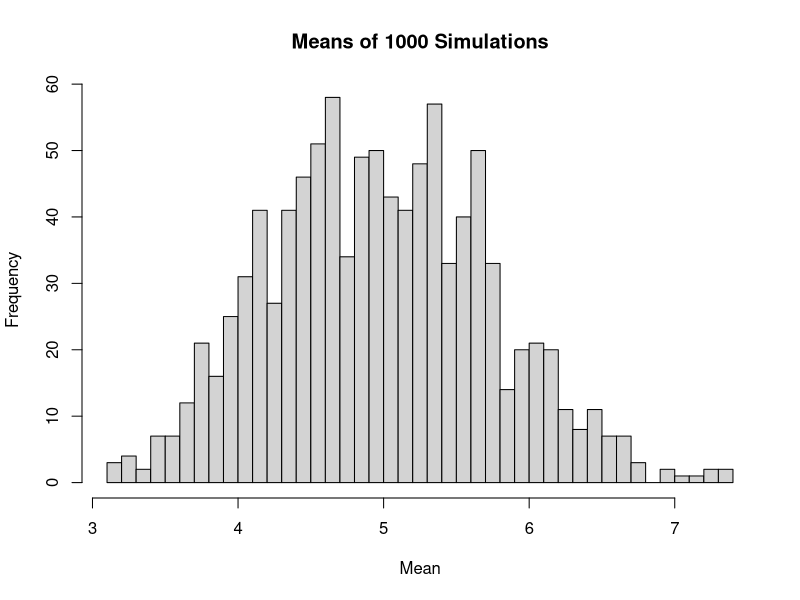
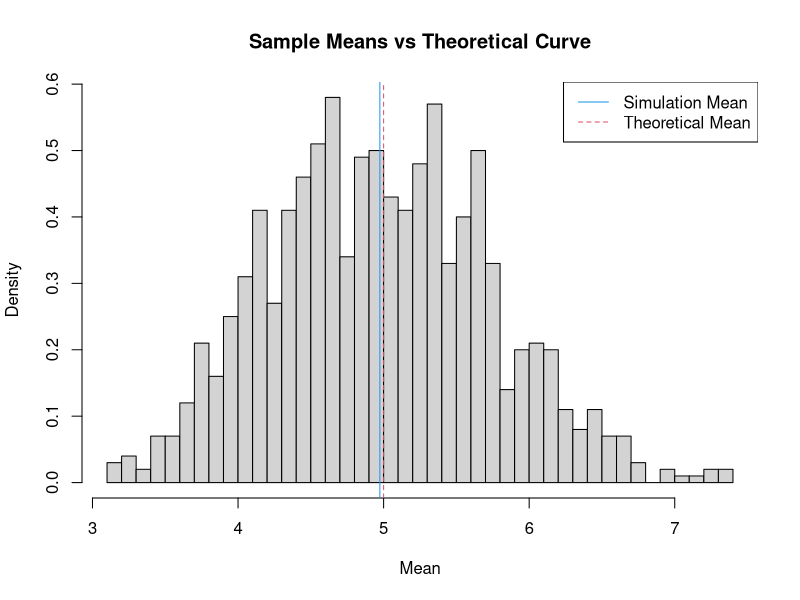
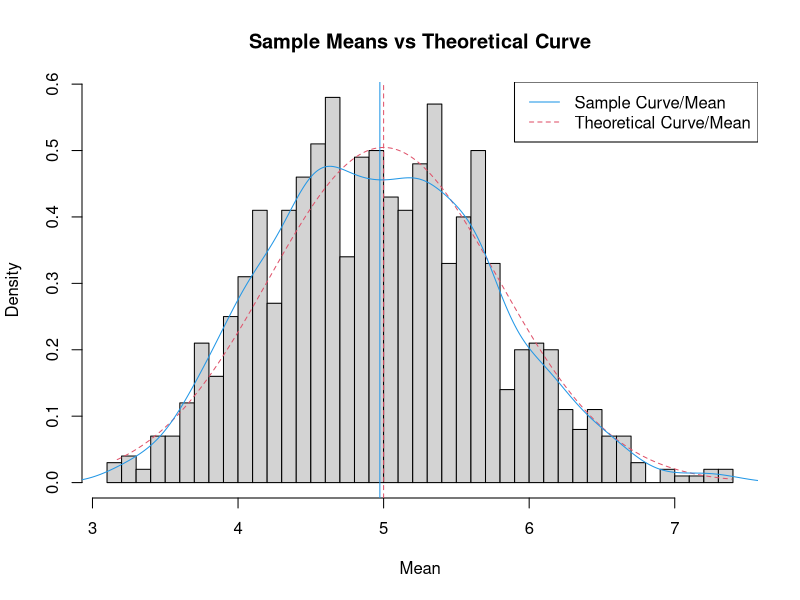
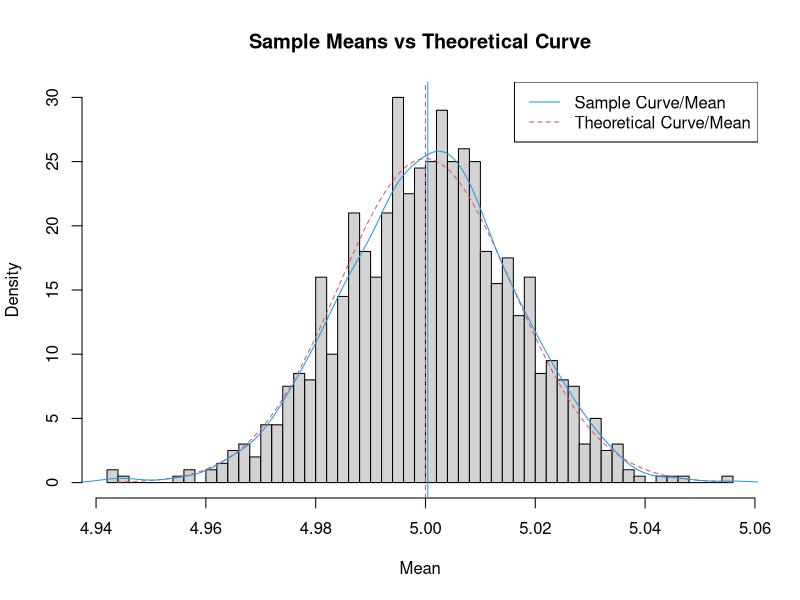

The R script that drew these images, in order:
## ---- chunk 1
knitr::opts_chunk$set(echo = TRUE)

set.seed(1234)
## ---- chunk 2
set.seed(1234)

n <- 40
nosim <- 1000
lambda <- .2

mns = NULL       

for (i in 1 : 1000) mns = c(mns,mean(rexp(n, lambda)))

df <- data.frame("mean" = mns)

hist(df$mean, main ="Means of 1000 Simulations", xlab = "Mean", breaks = 50)

## ---- chunk 3

samplemean <- mean(mns)
theoreticalmean <- 1/lambda


## ---- chunk 4

hist(df$mean,breaks = 50,prob = TRUE, main = "Sample Means vs Theoretical Curve",xlab = "Mean")

abline(v =samplemean,lty= 1, col = 4)
abline(v = theoreticalmean, lty= 2, col = 2)

legend('topright', c("Simulation Mean","Theoretical Mean"),lty = c(1,2),col = c(4,2))

## ---- chunk 5

samplevariance <- var(mns)
theoreticalvariance <- ((1/lambda)^2)/40

## ---- chunk 6

hist(df$mean,breaks = 50,prob = TRUE, main = "Sample Means vs Theoretical Curve",xlab = "Mean")
xnorm <- seq(min(df$mean), max(df$mean), length = 1000)
ynorm <- dnorm(xnorm, mean = theoreticalmean, sd = sqrt(theoreticalvariance))
abline(v =samplemean,lty= 1, col = 4)
abline(v = theoreticalmean, lty= 2, col = 2)
lines(xnorm,ynorm,lty= 2, col = 2)
lines(density(df$mean), col = 4)
legend('topright', c("Sample Curve/Mean","Theoretical Curve/Mean"),lty = c(1,2),col = c(4,2))
 
## ---- chunk 7
set.seed(1234)

n <- 100000
nosim <- 1000
lambda <- .2

mns = NULL       
for (i in 1 : 1000) mns = c(mns,mean(rexp(n, lambda)))
df <- data.frame("mean" = mns)



samplemean <- mean(mns)
theoreticalmean <- 1/lambda
samplevariance <- var(mns)
theoreticalvariance <- ((1/lambda)^2)/100000


hist(df$mean,breaks = 50,prob = TRUE, main = "Sample Means vs Theoretical Curve",xlab = "Mean")
xnorm <- seq(min(df$mean), max(df$mean), length = 1000)
ynorm <- dnorm(xnorm, mean = theoreticalmean, sd = sqrt(theoreticalvariance))
abline(v =samplemean,lty= 1, col = 4)
abline(v = theoreticalmean, lty= 2, col = 2)
lines(xnorm,ynorm,lty= 2, col = 2)
lines(density(df$mean), col = 4)
legend('topright', c("Sample Curve/Mean","Theoretical Curve/Mean"),lty = c(1,2),col = c(4,2))
 

